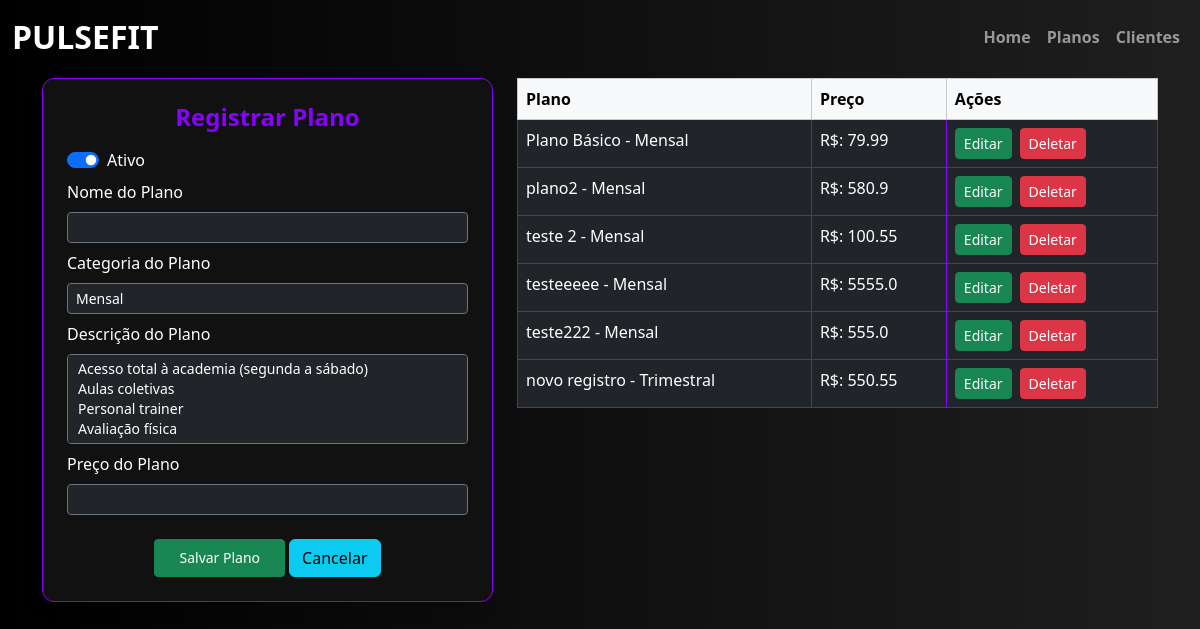
/registrar_plano, run on an earlier commit of the app's database.
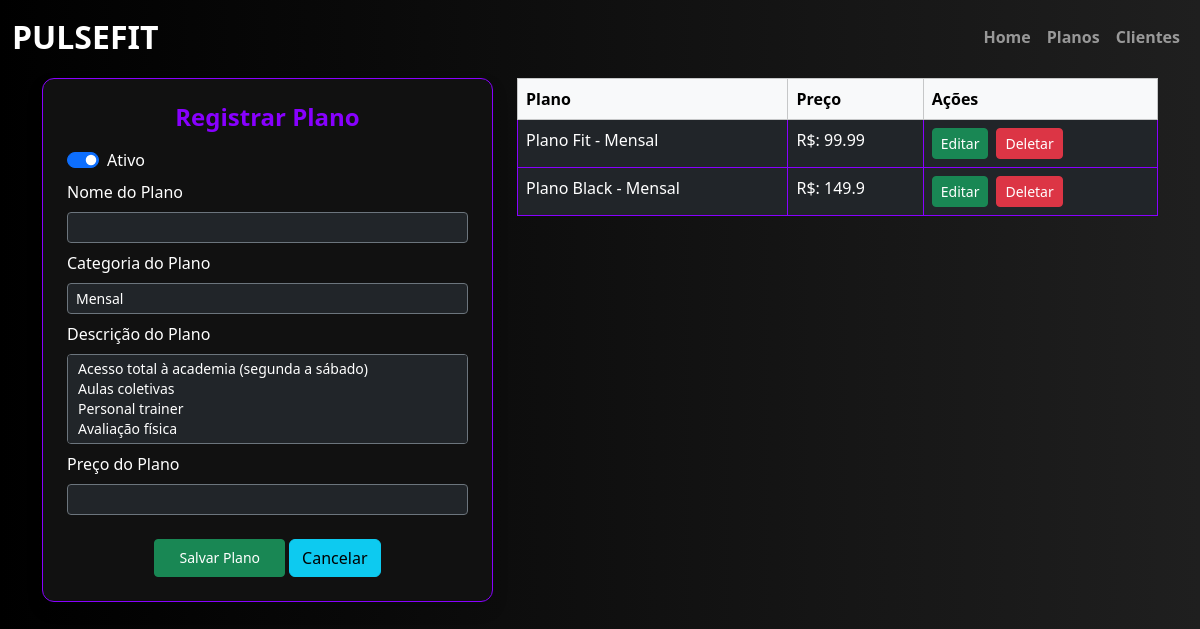
And on a later commit of the database.
### academia/models.py (models this page shows, shortened)
class Plano(db.Model):
    __tablename__ = "plano"
    id = db.Column(db.Integer, primary_key=True)
    ativo = db.Column(db.Boolean, default=True, nullable=False)
    dtcadastro = db.Column(db.DateTime, default=datetime.utcnow, nullable=False)
    plano = db.Column(db.String(50), nullable=False)
    preco = db.Column(db.Float, nullable=False)
    categoria = db.Column(db.String(20), nullable=False)
    descricao = db.Column(db.Text, nullable=False)

### academia/routes.py (the view, shortened to what this page needs)
@app.route("/registrar_plano", methods=['GET', 'POST'])
def page_registrar_plano():
    form_plano = CadastroPlano()
    if request.method == "GET":
        planos = Plano.query.all()
        return render_template("registrar_plano.html", form_plano=form_plano, planos=planos)

### academia/forms.py
class CadastroPlano(FlaskForm):
    ativo = BooleanField(label="Ativo", default=True)
    plano = StringField(label="Nome do Plano", validators=[DataRequired()])
    preco = DecimalField(label="Preço do Plano", validators=[DataRequired()])
    categoria = SelectField(label="Categoria do Plano",
        choices=[
            ("Mensal", "Mensal"),
            ("Trimestral", "Trimestral"),
            ("Semestral", "Semestral"),
            ("Anual", "Anual"),
        ], validators=[DataRequired()]
    )
    descricao = SelectMultipleField(label="Descrição do Plano",
        choices=[
            ("Acesso total à academia (segunda a sábado)", "Acesso total à academia (segunda a sábado)"),
            ("Aulas coletivas", "Aulas coletivas"),
            ("Personal trainer", "Personal trainer"),
            ("Avaliação física", "Avaliação física"),
            ("Camiseta Pulse Fit", "Camiseta Pulse Fit"),
        ], validators=[DataRequired()]
    )
    submit = SubmitField("Salvar Plano")

### academia/templates/registrar_plano.html (shortened to what this page needs)
{% extends 'base.html' %}
{% block conteudo %}
<body style="background: linear-gradient(to right, #000000, #1f1f1f); font-family: 'Segoe UI', sans-serif; color: white;">
    <div class="container py-1">
        <div class="row justify-content-center align-items-start g-4">
            <div class="col-lg-5 col-md-6">
                <div class="p-4 shadow" style="background-color: #111; border-radius: 12px; border: 1px solid #8800ff;">
                    <h4 class="text-center mb-3 fw-bold" style="color: #8800ff;">
                        {% if plano_atual %}
                            Editar Plano
                        {% else %}
                            Registrar Plano
                        {% endif %}
                    </h4>
                    <form method="POST">
                        <div class="form-check form-switch mb-2">
                            {{ form_plano.ativo(class="form-check-input") }}
                            <label class="form-check-label">{{ form_plano.ativo.label.text }}</label>
                        </div>
                        <div class="mb-2">
                            <label class="form-label">{{ form_plano.plano.label.text }}</label>
                            {{ form_plano.plano(class="form-control form-control-sm bg-dark text-white border-secondary") }}
                        </div>
                        <div class="mb-2">
                            <label class="form-label">{{ form_plano.categoria.label.text }}</label>
                            {{ form_plano.categoria(class="form-control form-control-sm bg-dark text-white border-secondary") }}
                        </div>
                        <div class="mb-2">
                            <label class="form-label">{{ form_plano.descricao.label.text }}</label>
                            {{ form_plano.descricao(class="form-control form-control-sm bg-dark text-white border-secondary", rows=2) }}
                        </div>
                        <div class="mb-3">
                            <label class="form-label">{{ form_plano.preco.label.text }}</label>
                            {{ form_plano.preco(class="form-control form-control-sm bg-dark text-white border-secondary decimal-field") }}
                        </div>
                        <div class="row mt-4">
                            <div class="col text-center">
                                <div class="d-flex justify-content-center gap-1">
                                    {{ form_plano.submit(class="btn btn-success btn-sm px-4") }}
                                    <a href="{{ url_for('page_registrar_plano') }}" class="btn btn-info">Cancelar</a>
                                </div>
                            </div>
                        </div>
                    </form>
                </div>
            </div>
            <div class="col-lg-7 col-md-6">
                <div class="table-responsive" style="max-height: 76vh;">
                    <table class="table table-dark table-hover table-bordered mb-0" style="background-color: #111; border-radius: 12px; border: 1px solid #8800ff;">
                        <thead class="table-light text-dark">
                            <tr>
                                <th>Plano</th>
                                <th>Preço</th>
                                <th>Ações</th>
                            </tr>
                        </thead>
                        <tbody>
                            {% for plano in planos %}
                                <tr>
                                    <td>{{ plano.plano }} - {{ plano.categoria }}</td>
                                    <td>R$: {{ plano.preco }}</td>
                                    <td>
                                        <div class="d-flex gap-2">
                                            <form method="GET" action="{{ url_for('editar_plano', plano_id=plano.id) }}">
                                                <button class="btn btn-success btn-sm" type="submit">Editar</button>
                                            </form>
                                            <form method="POST" action="{{ url_for('deletar_plano') }}">
                                                <button class="btn btn-danger btn-sm" type="submit">Deletar</button>
                                            </form>
                                        </div>
                                    </td>
                                </tr>
                            {% endfor %}
                        </tbody>
                    </table>
                </div>
            </div>
        </div>
    </div>
</body>
{% endblock %}

### academia/templates/base.html (shortened to what this page needs)
<!DOCTYPE html>
<html lang="en">
<head>
    <link href="https://cdn.jsdelivr.net/npm/bootstrap@5.3.3/dist/css/bootstrap.min.css" rel="stylesheet">
    <link href="https://cdnjs.cloudflare.com/ajax/libs/font-awesome/6.0.0-beta3/css/all.min.css" rel="stylesheet">
</head>
<body>
    <nav class="navbar navbar-expand-lg navbar-dark bg-transparent">
        <div class="container-fluid">
          <a class="navbar-brand fw-bold fs-2" href="{{ url_for('page_home') }}">PULSEFIT</a>
          <div class="collapse navbar-collapse" id="navbarNavAltMarkup">
            <div class="navbar-nav ms-auto">
                <a class="nav-link fw-bold" href="{{ url_for('page_home') }}">Home</a>
                <a class="nav-link fw-bold" href="{{ url_for('page_registrar_plano') }}">Planos</a>
                <a class="nav-link fw-bold" href="{{ url_for('page_registro_cliente')}}">Clientes</a>
            </div>
          </div>
        </div>
      </nav>
     {% block conteudo %}
     {% endblock %}
</body>
</html>

### academia/templates/base.html (style rules this page uses)
.navbar { z-index: 10; }

What changed in the data, as far as the page shows it:
removed Plano: plano "Plano Básico", categoria "Mensal", preco "79.99"
removed Plano: plano "plano2", categoria "Mensal", preco "580.9"
removed Plano: plano "teste 2", categoria "Mensal", preco "100.55"
removed Plano: plano "testeeeee", categoria "Mensal", preco "5555.0"
removed Plano: plano "teste222", categoria "Mensal", preco "555.0"
removed Plano: plano "novo registro", categoria "Trimestral", preco "550.55"
added Plano: plano "Plano Fit", categoria "Mensal", preco "99.99"
added Plano: plano "Plano Black", categoria "Mensal", preco "149.9"
